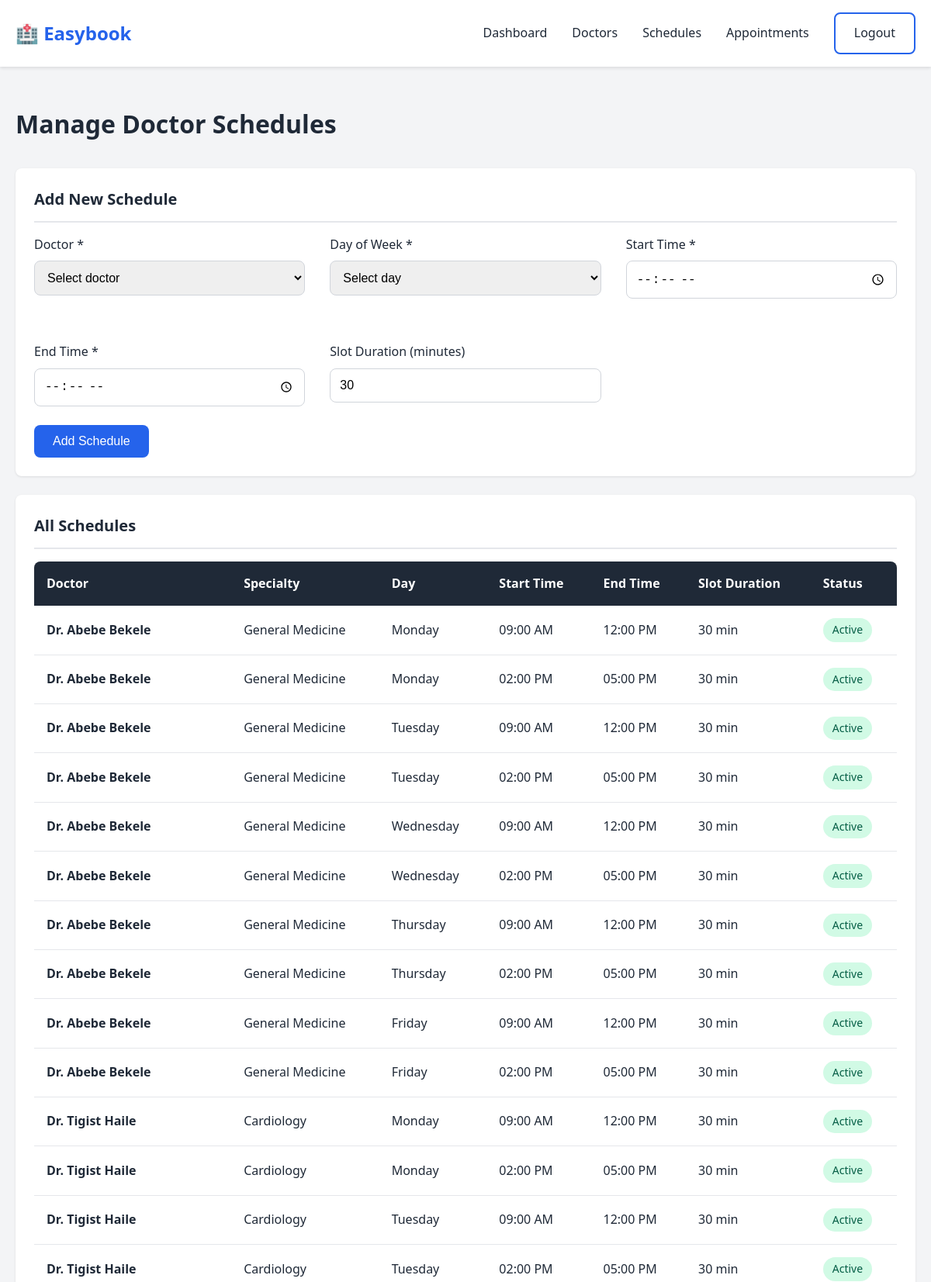
Screenshot of /admin/schedules (signed in, upper part) with the database file from the repository.
### app/models.py (models this page shows, shortened)
class Schedule(db.Model):
    __tablename__ = 'schedules'
    id = db.Column(db.Integer, primary_key=True)
    doctor_id = db.Column(db.Integer, db.ForeignKey('doctors.id'), nullable=False)
    day_of_week = db.Column(db.String(10), nullable=False)  # Monday, Tuesday, etc.
    start_time = db.Column(db.Time, nullable=False)
    end_time = db.Column(db.Time, nullable=False)
    slot_duration = db.Column(db.Integer, default=30)  # minutes per appointment
    is_active = db.Column(db.Boolean, default=True)
    created_at = db.Column(db.DateTime, default=datetime.utcnow)

class Doctor(db.Model):
    __tablename__ = 'doctors'
    id = db.Column(db.Integer, primary_key=True)
    name = db.Column(db.String(120), nullable=False)
    specialty_id = db.Column(db.Integer, db.ForeignKey('specialties.id'), nullable=False)
    qualification = db.Column(db.String(200))
    experience_years = db.Column(db.Integer)
    phone = db.Column(db.String(20))
    email = db.Column(db.String(120))
    is_active = db.Column(db.Boolean, default=True)
    created_at = db.Column(db.DateTime, default=datetime.utcnow)
    schedules = db.relationship('Schedule', backref='doctor', lazy=True, cascade='all, delete-orphan')
    appointments = db.relationship('Appointment', backref='doctor', lazy=True)

class Specialty(db.Model):
    __tablename__ = 'specialties'
    id = db.Column(db.Integer, primary_key=True)
    name = db.Column(db.String(100), unique=True, nullable=False)
    description = db.Column(db.Text)
    department_location = db.Column(db.String(100))
    created_at = db.Column(db.DateTime, default=datetime.utcnow)
    doctors = db.relationship('Doctor', backref='specialty', lazy=True)

### app/routes.py (the view, shortened to what this page needs)
@main.route('/admin/schedules', methods=['GET', 'POST'])
@login_required
@admin_required
def admin_schedules():
    doctors = Doctor.query.filter_by(is_active=True).all()
    schedules = Schedule.query.filter_by(is_active=True).all()
    days = ['Monday', 'Tuesday', 'Wednesday', 'Thursday', 'Friday', 'Saturday', 'Sunday']
    return render_template('admin_schedules.html', doctors=doctors, schedules=schedules, days=days)

### app/auth.py (called while the page is built)
def admin_required(f):
    @wraps(f)
    def decorated_function(*args, **kwargs):
        if not current_user.is_authenticated:
            flash('Please log in to access this page.', 'error')
            return redirect(url_for('main.login'))
        if not current_user.is_admin():
            flash('Access denied. Admin privileges required.', 'error')
            return redirect(url_for('main.index'))
        return f(*args, **kwargs)
    return decorated_function

### app/models.py (called while the page is built)
    def is_admin(self):
        return self.role == 'admin'

### templates/admin_schedules.html (shortened to what this page needs)
{% extends "base.html" %}  {% block content %}
<div class="section">
  <h1 style="margin-bottom: 2rem">Manage Doctor Schedules</h1>
  <div class="card">
    <h2 class="card-header">Add New Schedule</h2>
    <form method="POST" action="{{ url_for('main.admin_schedules') }}">
      <div class="grid-2">
        <div class="form-group">
          <label for="doctor_id">Doctor *</label>
          <select id="doctor_id" name="doctor_id" class="form-control" required>
            <option value="">Select doctor</option>
          </select>
        </div>
        <div class="form-group">
          <label for="day_of_week">Day of Week *</label>
          <select
            id="day_of_week"
            name="day_of_week"
            class="form-control"
            required
          >
            <option value="">Select day</option>
          </select>
        </div>
        <div class="form-group">
          <label for="start_time">Start Time *</label>
          <input
            type="time"
            id="start_time"
            name="start_time"
            class="form-control"
            required
          />
        </div>
        <div class="form-group">
          <label for="end_time">End Time *</label>
          <input
            type="time"
            id="end_time"
            name="end_time"
            class="form-control"
            required
          />
        </div>
        <div class="form-group">
          <label for="slot_duration">Slot Duration (minutes)</label>
          <input
            type="number"
            id="slot_duration"
            name="slot_duration"
            class="form-control"
            value="30"
            min="15"
            step="15"
          />
        </div>
      </div>
      <button type="submit" class="btn btn-primary">Add Schedule</button>
    </form>
  </div>
  <div class="card">
    <h2 class="card-header">All Schedules</h2>
    {% if schedules %}
    <div style="overflow-x: auto">
      <table class="table">
        <thead>
          <tr>
            <th>Doctor</th>
            <th>Specialty</th>
            <th>Day</th>
            <th>Start Time</th>
            <th>End Time</th>
            <th>Slot Duration</th>
            <th>Status</th>
          </tr>
        </thead>
        <tbody>
          {% for schedule in schedules %}
          <tr>
            <td><strong>{{ schedule.doctor.name }}</strong></td>
            <td>{{ schedule.doctor.specialty.name }}</td>
            <td>{{ schedule.day_of_week }}</td>
            <td>{{ schedule.start_time.strftime('%I:%M %p') }}</td>
            <td>{{ schedule.end_time.strftime('%I:%M %p') }}</td>
            <td>{{ schedule.slot_duration }} min</td>
            <td>
              {% if schedule.is_active %}
              <span class="badge badge-success">Active</span>
              {% else %}
              <span class="badge badge-danger">Inactive</span>
              {% endif %}
            </td>
          </tr>
          {% endfor %}
        </tbody>
      </table>
    </div>
    {% else %}
    <p style="text-align: center; color: #6b7280; padding: 2rem">
      No schedules added yet.
    </p>
    {% endif %}
  </div>
</div>
{% endblock %}

### static/css/style.css (style rules this page uses)
:root { --primary-color: #2563eb; --primary-dark: #1d4ed8; --secondary-color: #10b981; --danger-color: #ef4444; --warning-color: #f59e0b; --gray-100: #f3f4f6; --gray-200: #e5e7eb; --gray-300: #d1d5db; --gray-600: #4b5563; --gray-800: #1f2937; --gray-900: #111827; }
* { margin: 0; padding: 0; box-sizing: border-box; }
body { font-family: "Segoe UI", Tahoma, Geneva, Verdana, sans-serif; line-height: 1.6; color: var(--gray-800); background-color: var(--gray-100); }
.btn { padding: 0.75rem 1.5rem; border: none; border-radius: 0.5rem; cursor: pointer; font-size: 1rem; text-decoration: none; display: inline-block; transition: all 0.3s; }
.btn-primary { background-color: var(--primary-color); color: white; }
.form-group { margin-bottom: 1.5rem; }
.form-group label { display: block; margin-bottom: 0.5rem; font-weight: 500; color: var(--gray-800); }
.form-control { width: 100%; padding: 0.75rem; border: 1px solid var(--gray-300); border-radius: 0.5rem; font-size: 1rem; }
select.form-control { cursor: pointer; }
.card { background: white; border-radius: 0.5rem; box-shadow: 0 1px 3px rgba(0, 0, 0, 0.1); padding: 1.5rem; margin-bottom: 1.5rem; }
.card-header { font-size: 1.25rem; font-weight: 600; margin-bottom: 1rem; padding-bottom: 0.75rem; border-bottom: 2px solid var(--gray-200); }
.table { width: 100%; border-collapse: collapse; background: white; border-radius: 0.5rem; overflow: hidden; }
.table th { background-color: var(--gray-800); color: white; padding: 1rem; text-align: left; font-weight: 600; }
.table td { padding: 1rem; border-bottom: 1px solid var(--gray-200); }
.section { padding: 3rem 0; }
.grid-2 { display: grid; grid-template-columns: repeat(auto-fit, minmax(300px, 1fr)); gap: 2rem; }
.badge { display: inline-block; padding: 0.25rem 0.75rem; border-radius: 9999px; font-size: 0.875rem; font-weight: 500; }
.badge-success { background-color: #d1fae5; color: #065f46; }

### rows the page displays
Schedule: doctor.name "Dr. Abebe Bekele", doctor.specialty.name "General Medicine", day_of_week "Monday", start_time "09:00 AM", end_time "12:00 PM", slot_duration "30", is_active "Active"
Schedule: doctor.name "Dr. Abebe Bekele", doctor.specialty.name "General Medicine", day_of_week "Monday", start_time "02:00 PM", end_time "05:00 PM", slot_duration "30", is_active "Active"
Schedule: doctor.name "Dr. Abebe Bekele", doctor.specialty.name "General Medicine", day_of_week "Tuesday", start_time "09:00 AM", end_time "12:00 PM", slot_duration "30", is_active "Active"
Schedule: doctor.name "Dr. Abebe Bekele", doctor.specialty.name "General Medicine", day_of_week "Tuesday", start_time "02:00 PM", end_time "05:00 PM", slot_duration "30", is_active "Active"
Schedule: doctor.name "Dr. Abebe Bekele", doctor.specialty.name "General Medicine", day_of_week "Wednesday", start_time "09:00 AM", end_time "12:00 PM", slot_duration "30", is_active "Active"
Schedule: doctor.name "Dr. Abebe Bekele", doctor.specialty.name "General Medicine", day_of_week "Wednesday", start_time "02:00 PM", end_time "05:00 PM", slot_duration "30", is_active "Active"
Schedule: doctor.name "Dr. Abebe Bekele", doctor.specialty.name "General Medicine", day_of_week "Thursday", start_time "09:00 AM", end_time "12:00 PM", slot_duration "30", is_active "Active"
Schedule: doctor.name "Dr. Abebe Bekele", doctor.specialty.name "General Medicine", day_of_week "Thursday", start_time "02:00 PM", end_time "05:00 PM", slot_duration "30", is_active "Active"
Schedule: doctor.name "Dr. Abebe Bekele", doctor.specialty.name "General Medicine", day_of_week "Friday", start_time "09:00 AM", end_time "12:00 PM", slot_duration "30", is_active "Active"
Schedule: doctor.name "Dr. Abebe Bekele", doctor.specialty.name "General Medicine", day_of_week "Friday", start_time "02:00 PM", end_time "05:00 PM", slot_duration "30", is_active "Active"
Schedule: doctor.name "Dr. Tigist Haile", doctor.specialty.name "Cardiology", day_of_week "Monday", start_time "09:00 AM", end_time "12:00 PM", slot_duration "30", is_active "Active"
Schedule: doctor.name "Dr. Tigist Haile", doctor.specialty.name "Cardiology", day_of_week "Monday", start_time "02:00 PM", end_time "05:00 PM", slot_duration "30", is_active "Active"
Schedule: doctor.name "Dr. Tigist Haile", doctor.specialty.name "Cardiology", day_of_week "Tuesday", start_time "09:00 AM", end_time "12:00 PM", slot_duration "30", is_active "Active"
Schedule: doctor.name "Dr. Tigist Haile", doctor.specialty.name "Cardiology", day_of_week "Tuesday", start_time "02:00 PM", end_time "05:00 PM", slot_duration "30", is_active "Active"
